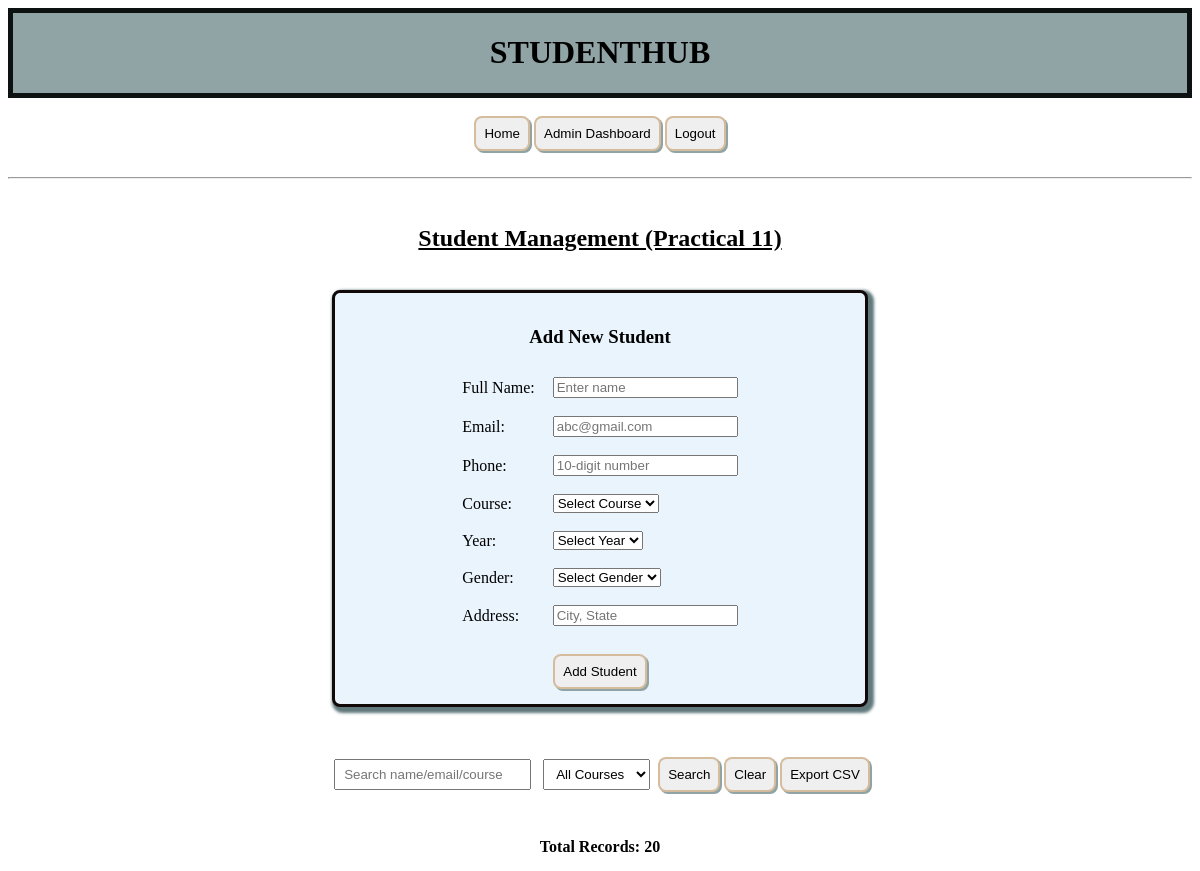
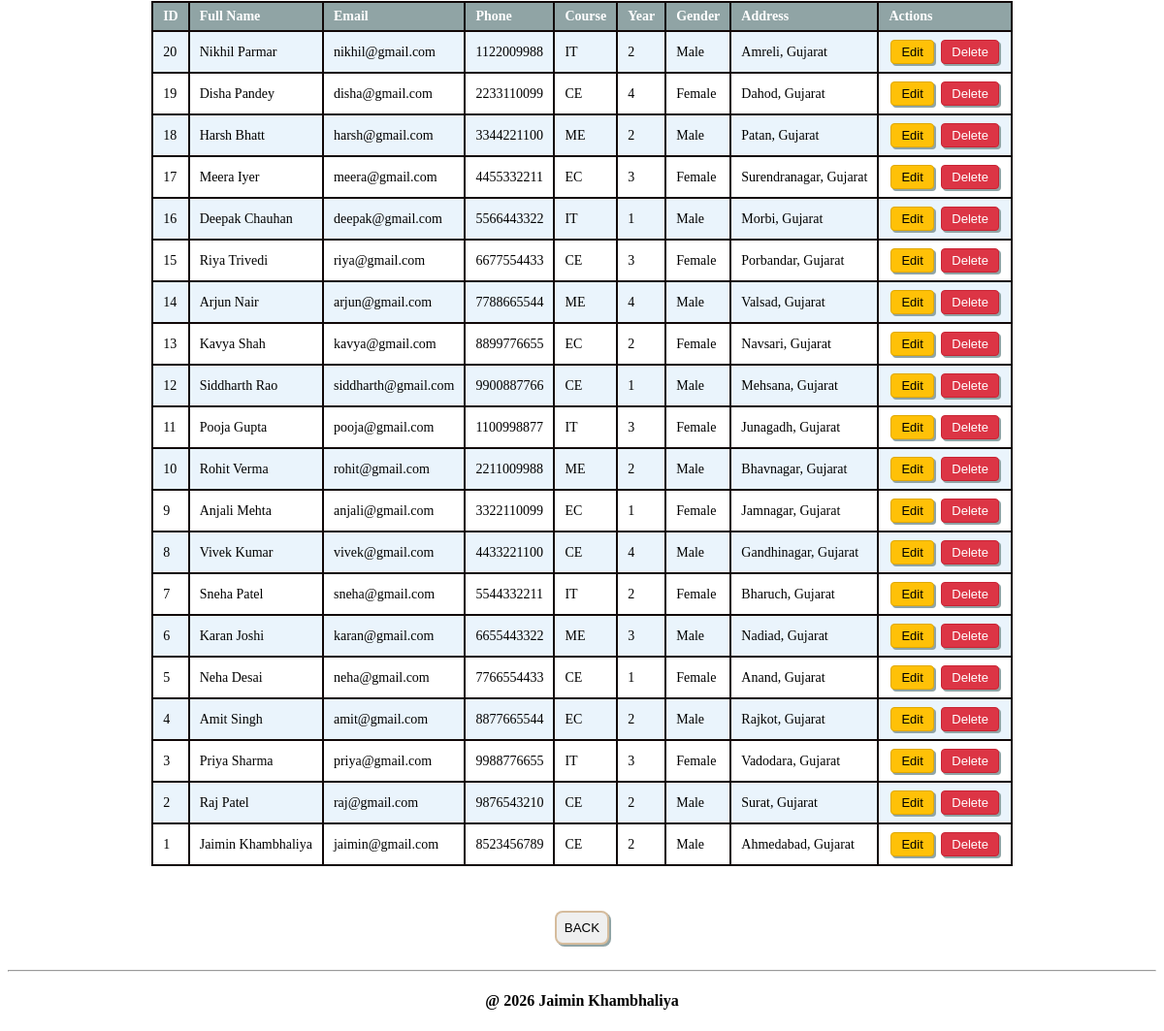
Screenshot of /practical11_students.php (signed in) with the database file from the repository (2 pictures, top to bottom).
### tables this page shows
CREATE TABLE IF NOT EXISTS students (
    id INT AUTO_INCREMENT PRIMARY KEY,
    fullname VARCHAR(100) NOT NULL,
    email VARCHAR(150) NOT NULL UNIQUE,
    phone VARCHAR(15) NOT NULL,
    course VARCHAR(100) NOT NULL,
    year INT NOT NULL,
    gender ENUM('Male', 'Female', 'Other') NOT NULL,
    address TEXT,
    status ENUM('active', 'deleted') NOT NULL DEFAULT 'active',
    created_at TIMESTAMP DEFAULT CURRENT_TIMESTAMP,
    updated_at TIMESTAMP DEFAULT CURRENT_TIMESTAMP ON UPDATE CURRENT_TIMESTAMP
);

### practical11_students.php (the view, shortened to what this page needs)
<?php
require_once 'db.php';
$search = isset($_GET['search']) ? trim($_GET['search']) : '';
$sql = "SELECT * FROM students WHERE status = 'active'";
$sql .= " ORDER BY id DESC";
$stmt = $conn->prepare($sql);
$stmt->execute();
$result = $stmt->get_result();
$students = [];
while ($row = $result->fetch_assoc()) {
    $students[] = $row;
}
$editStudent = null;
?>
<!DOCTYPE html>
<html lang="en">
<head>
    <link rel="stylesheet" href="style.css">
</head>
<body>
    <div id="header">
        <h1 align="center">STUDENTHUB</h1>
    </div>
    <br>
    <div align="center">
        <a href="home.HTML"><button type="button">Home</button></a>
        <?php if ($_SESSION['role'] === 'admin'): ?>
            <a href="practical14_dashboard.php"><button type="button">Admin Dashboard</button></a>
        <?php else: ?>
            <a href="practical10_student_dashboard.php"><button type="button">Dashboard</button></a>
        <?php endif; ?>
        <a href="practical10_logout.php"><button type="button">Logout</button></a>
    </div>
    <br>
    <hr>
    <br>
    <div align="center">
        <h2><u>Student Management (Practical 11)</u></h2>
        <br>
        <form action="practical11_students.php" method="POST" class="card">
            <h3><?php echo $editStudent ? 'Edit Student' : 'Add New Student'; ?></h3>
            <table class="form-table" align="center">
                <tr>
                    <td><label>Full Name:</label></td>
                    <td><input type="text" name="fullname" placeholder="Enter name" value="<?php echo $editStudent ? htmlspecialchars($editStudent['fullname']) : ''; ?>" required></td>
                </tr>
                <tr>
                    <td><label>Email:</label></td>
                    <td><input type="email" name="email" placeholder="abc@gmail.com" value="<?php echo $editStudent ? htmlspecialchars($editStudent['email']) : ''; ?>" required></td>
                </tr>
                <tr>
                    <td><label>Phone:</label></td>
                    <td><input type="tel" name="phone" placeholder="10-digit number" value="<?php echo $editStudent ? htmlspecialchars($editStudent['phone']) : ''; ?>" required></td>
                </tr>
                <tr>
                    <td><label>Course:</label></td>
                    <td>
                        <select name="course" required>
                            <option value="">Select Course</option>
                        </select>
                    </td>
                </tr>
                <tr>
                    <td><label>Year:</label></td>
                    <td>
                        <select name="year" required>
                            <option value="">Select Year</option>
                        </select>
                    </td>
                </tr>
                <tr>
                    <td><label>Gender:</label></td>
                    <td>
                        <select name="gender" required>
                            <option value="">Select Gender</option>
                        </select>
                    </td>
                </tr>
                <tr>
                    <td><label>Address:</label></td>
                    <td><input type="text" name="address" placeholder="City, State" value="<?php echo $editStudent ? htmlspecialchars($editStudent['address']) : ''; ?>"></td>
                </tr>
            </table>
            <br>
            <button type="submit"><?php echo $editStudent ? 'Update Student' : 'Add Student'; ?></button>
        </form>
        <br>
        <div class="search-bar">
            <form action="practical11_students.php" method="GET">
                <input type="text" name="search" placeholder="Search name/email/course" value="<?php echo htmlspecialchars($search); ?>">
                <select name="course_filter">
                    <option value="">All Courses</option>
                </select>
                <button type="submit">Search</button>
                <a href="practical11_students.php"><button type="button">Clear</button></a>
                <a href="practical11_students.php?export=csv"><button type="button">Export CSV</button></a>
            </form>
        </div>
        <br>
        <p><strong>Total Records: <?php echo count($students); ?></strong></p>
        <?php if (count($students) > 0): ?>
            <table class="records">
                <tr>
                    <th>ID</th>
                    <th>Full Name</th>
                    <th>Email</th>
                    <th>Phone</th>
                    <th>Course</th>
                    <th>Year</th>
                    <th>Gender</th>
                    <th>Address</th>
                    <th>Actions</th>
                </tr>
                <?php foreach ($students as $s): ?>
                    <tr>
                        <td><?php echo $s['id']; ?></td>
                        <td><?php echo htmlspecialchars($s['fullname']); ?></td>
                        <td><?php echo htmlspecialchars($s['email']); ?></td>
                        <td><?php echo htmlspecialchars($s['phone']); ?></td>
                        <td><?php echo htmlspecialchars($s['course']); ?></td>
                        <td><?php echo $s['year']; ?></td>
                        <td><?php echo htmlspecialchars($s['gender']); ?></td>
                        <td><?php echo htmlspecialchars($s['address']); ?></td>
                        <td>
                            <a href="practical11_students.php?edit=<?php echo $s['id']; ?>"><button class="action-btn edit-btn">Edit</button></a>
                            <a href="practical11_students.php?delete=<?php echo $s['id']; ?>" onclick="return confirm('Are you sure you want to delete this student?');"><button class="action-btn delete-btn">Delete</button></a>
                        </td>
                    </tr>
                <?php endforeach; ?>
            </table>
        <?php else: ?>
            <p>No student records found.</p>
        <?php endif; ?>
        <br><br>
        <a href="home.HTML">
            <button type="button">BACK</button>
        </a>
    </div>
    <br>
    <hr>
    <footer align="center">
        <h4>@ 2026 Jaimin Khambhaliya</h4>
    </footer>
</body>
</html>

### style.css (style rules this page uses)
#header { border: rgb(13, 17, 17) solid 5px; background-color: rgb(144, 164, 165); }
button { text-align: center; border: rgba(199, 160, 110, 0.637) solid 2px; padding: 8px; border-radius: 8px; box-shadow: 2px 2px rgb(144, 164, 165); }
.card { border: 3px solid rgb(17, 8, 8); border-radius: 8px; padding: 15px; margin-bottom: 20px; background-color: #eaf4fc; width: 500px; box-shadow: 3px 3px 3px 3px rgb(97, 121, 124); }
.form-table td { padding: 8px; text-align: left; }

### practical11_students.php (style rules this page uses)
table.records { border-collapse: collapse; margin: 10px auto; max-width: 95%; }
table.records th, table.records td { border: 2px solid rgb(17, 8, 8); padding: 6px 10px; text-align: left; font-size: 14px; }
table.records th { background-color: rgb(144, 164, 165); color: white; }
table.records tr:nth-child(even) { background-color: #eaf4fc; }
.search-bar { margin: 10px auto; }
.search-bar input, .search-bar select { padding: 6px 8px; margin: 4px; }
.action-btn { padding: 4px 10px; margin: 2px; border-radius: 4px; cursor: pointer; font-size: 13px; }
.edit-btn { background-color: #ffc107; border: 1px solid #e0a800; }
.delete-btn { background-color: #dc3545; color: white; border: 1px solid #c82333; }

### rows the page displays
students: id "20", fullname "Nikhil Parmar", email "nikhil@gmail.com", phone "1122009988", course "IT", year "2", gender "Male", address "Amreli, Gujarat"
students: id "19", fullname "Disha Pandey", email "disha@gmail.com", phone "2233110099", course "CE", year "4", gender "Female", address "Dahod, Gujarat"
students: id "18", fullname "Harsh Bhatt", email "harsh@gmail.com", phone "3344221100", course "ME", year "2", gender "Male", address "Patan, Gujarat"
students: id "17", fullname "Meera Iyer", email "meera@gmail.com", phone "4455332211", course "EC", year "3", gender "Female", address "Surendranagar, Gujarat"
students: id "16", fullname "Deepak Chauhan", email "deepak@gmail.com", phone "5566443322", course "IT", year "1", gender "Male", address "Morbi, Gujarat"
students: id "15", fullname "Riya Trivedi", email "riya@gmail.com", phone "6677554433", course "CE", year "3", gender "Female", address "Porbandar, Gujarat"
students: id "14", fullname "Arjun Nair", email "arjun@gmail.com", phone "7788665544", course "ME", year "4", gender "Male", address "Valsad, Gujarat"
students: id "13", fullname "Kavya Shah", email "kavya@gmail.com", phone "8899776655", course "EC", year "2", gender "Female", address "Navsari, Gujarat"
students: id "12", fullname "Siddharth Rao", email "siddharth@gmail.com", phone "9900887766", course "CE", year "1", gender "Male", address "Mehsana, Gujarat"
students: id "11", fullname "Pooja Gupta", email "pooja@gmail.com", phone "1100998877", course "IT", year "3", gender "Female", address "Junagadh, Gujarat"
students: id "10", fullname "Rohit Verma", email "rohit@gmail.com", phone "2211009988", course "ME", year "2", gender "Male", address "Bhavnagar, Gujarat"
students: id "9", fullname "Anjali Mehta", email "anjali@gmail.com", phone "3322110099", course "EC", year "1", gender "Female", address "Jamnagar, Gujarat"
students: id "8", fullname "Vivek Kumar", email "vivek@gmail.com", phone "4433221100", course "CE", year "4", gender "Male", address "Gandhinagar, Gujarat"
students: id "7", fullname "Sneha Patel", email "sneha@gmail.com", phone "5544332211", course "IT", year "2", gender "Female", address "Bharuch, Gujarat"
students: id "6", fullname "Karan Joshi", email "karan@gmail.com", phone "6655443322", course "ME", year "3", gender "Male", address "Nadiad, Gujarat"
students: id "5", fullname "Neha Desai", email "neha@gmail.com", phone "7766554433", course "CE", year "1", gender "Female", address "Anand, Gujarat"
students: id "4", fullname "Amit Singh", email "amit@gmail.com", phone "8877665544", course "EC", year "2", gender "Male", address "Rajkot, Gujarat"
students: id "3", fullname "Priya Sharma", email "priya@gmail.com", phone "9988776655", course "IT", year "3", gender "Female", address "Vadodara, Gujarat"
students: id "2", fullname "Raj Patel", email "raj@gmail.com", phone "9876543210", course "CE", year "2", gender "Male", address "Surat, Gujarat"
students: id "1", fullname "Jaimin Khambhaliya", email "jaimin@gmail.com", phone "8523456789", course "CE", year "2", gender "Male", address "Ahmedabad, Gujarat"

### other values shown
count($students) "20"
